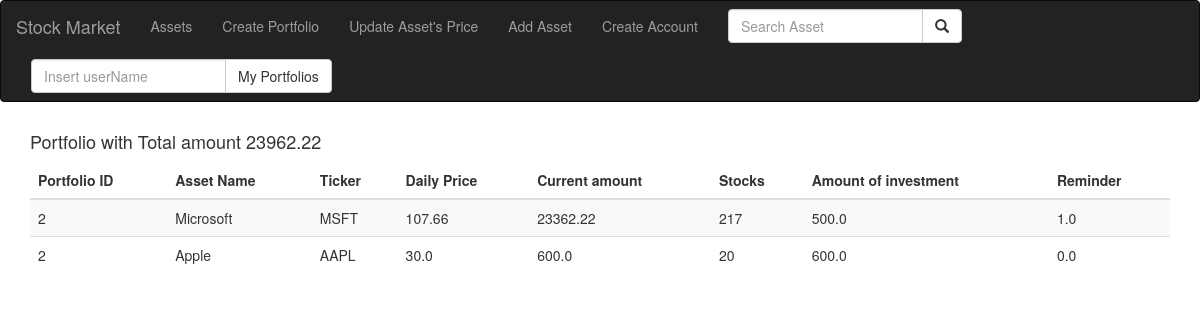
Screenshot of /getPortfolio?portfolio_id=2 with the database file from the repository.
### Model.py (models this page shows, shortened)
class Investment(db.Model):
    id = db.Column(db.Integer, primary_key=True)
    portfolio_id = db.Column(db.Integer, db.ForeignKey('portfolio.id'),
                        nullable=True)
    portfolio = db.relationship('Portfolio',
                           backref=db.backref('investments', lazy=True))
    user_id = db.Column(db.Integer, db.ForeignKey('user.id'),
                        nullable=False)
    user = db.relationship('User',
                           backref=db.backref('investments', lazy=True))
    asset_id = db.Column(db.Integer, db.ForeignKey('asset.id'),
        nullable=False)
    asset = db.relationship('Asset',
        backref=db.backref('investments', lazy=True))
    currentCredit = db.Column(db.Float, nullable=False)
    stocks = db.Column(db.Integer, nullable=False)
    investmentAmount = db.Column(db.Float, nullable=False)
    reminder = db.Column(db.Float, nullable=False)

class Asset(db.Model):
    id = db.Column(db.Integer, primary_key=True)
    assetName = db.Column(db.String(80), unique=True, nullable=False)
    ticker = db.Column(db.String(80), unique=True, nullable=False)
    dailyPrice = db.Column(db.Float, nullable=False)

### StockMarket.py (the view)
@app.route("/getPortfolio", methods=['GET'])
def get_portfolio():
    conn = db_connect.connect()
    portfolio_id = request.args.get("portfolio_id")
    portfolio = Portfolio.query.filter_by(id=portfolio_id).first()
    if portfolio is None:
        return render_template('portfolio.html')
    query = conn.execute("select * from investment where portfolio_id = '%d'" % int(portfolio.id))
    invests = query.fetchall()
    assets_listID = []
    assets = []
    totalamount = 0
    for invest in invests:
        print("whyyy")
        assets_listID.append(invest.asset_id)
        totalamount += invest.currentCredit
        assets.append((conn.execute("select * from asset where id ='%d'" % int(invest.asset_id))).cursor.fetchone())
    print(assets)
    return render_template('portfolio.html', invests=invests, assets=assets, totalamount=totalamount)

### templates/portfolio.html
{% extends "navbar.html" %}
  {% block content %}
    <div class="container">
        <div class="row">
            <div class="col-md-12">
                {% if totalamount %}
                <h4>Portfolio with Total amount  {{ totalamount }}</h4>
                <div class="table-responsive">
                    <table  class="table table-bordred table-striped">
                        <thead>
                           <th>Portfolio ID</th>
                            <th>Asset Name</th>
                             <th>Ticker</th>
                             <th>Daily Price</th>
                             <th>Current amount</th>
                             <th>Stocks</th>
                             <th>Amount of investment</th>
                             <th>Reminder</th>
                       </thead>
                        <tbody>
                               {% for i in  range(invests|length) %}
                                 <tr>
                                     <td>{{ invests[i].portfolio_id}}</td>
                                     <td>{{ assets[i][1]}}</td>
                                     <td> {{ assets[i][2]}} </td>
                                     <td>{{ assets[i][3]}}</td>
                                     <td>{{ invests[i].currentCredit}}</td>
                                     <td>{{ invests[i].stocks}}</td>
                                     <td>{{ invests[i].investmentAmount}}</td>
                                     <td>{{ invests[i].reminder}}</td>
                                 </tr>
                               {% endfor %}
                        </tbody>
                    </table>
                </div>
                {% else %}
                    <h1>No Portfolio with that ID</h1>
                {% endif %}
            </div>
        </div>
    </div>
{% endblock %}

### rows the page displays
Investment: portfolio "2", currentCredit "23362.22", stocks "217", investmentAmount "500.0", reminder "1.0"
Asset: assetName "Microsoft", ticker "MSFT", dailyPrice "107.66"
Investment: portfolio "2", currentCredit "600.0", stocks "20", investmentAmount "600.0", reminder "0.0"
Asset: assetName "Apple", ticker "AAPL", dailyPrice "30.0"

### other values shown
{{ totalamount }} "23962.22"
